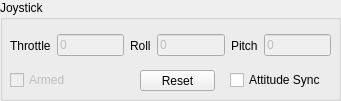
   <widget class="QGroupBox" name="groupBox_2">
    <property name="geometry">
     <rect>
      <x>540</x>
      <y>60</y>
      <width>341</width>
      <height>101</height>
     </rect>
    </property>
    <property name="title">
     <string>Joystick</string>
    </property>
    <widget class="QWidget" name="horizontalLayoutWidget_7">
     <property name="geometry">
      <rect>
       <x>10</x>
       <y>30</y>
       <width>321</width>
       <height>31</height>
      </rect>
     </property>
     <layout class="QHBoxLayout" name="horizontalLayout_7">
      <item>
       <widget class="QLabel" name="label_3">
        <property name="text">
         <string>Throttle</string>
        </property>
       </widget>
      </item>
      <item>
       <widget class="QLineEdit" name="lineTxThrottleSignal">
        <property name="enabled">
         <bool>false</bool>
        </property>
        <property name="text">
         <string>0</string>
        </property>
       </widget>
      </item>
      <item>
       <widget class="QLabel" name="label_5">
        <property name="text">
         <string>Roll</string>
        </property>
       </widget>
      </item>
      <item>
       <widget class="QLineEdit" name="lineTxRollSignal">
        <property name="enabled">
         <bool>false</bool>
        </property>
        <property name="text">
         <string>0</string>
        </property>
       </widget>
      </item>
      <item>
       <widget class="QLabel" name="label_6">
        <property name="text">
         <string>Pitch</string>
        </property>
       </widget>
      </item>
      <item>
       <widget class="QLineEdit" name="lineTxPitchSignal">
        <property name="enabled">
         <bool>false</bool>
        </property>
        <property name="text">
         <string>0</string>
        </property>
       </widget>
      </item>
     </layout>
    </widget>
    <widget class="QCheckBox" name="checkJoySynchAttitude">
     <property name="geometry">
      <rect>
       <x>230</x>
       <y>70</y>
       <width>101</width>
       <height>20</height>
      </rect>
     </property>
     <property name="text">
      <string>Attitude Sync</string>
     </property>
     <property name="checked">
      <bool>false</bool>
     </property>
    </widget>
    <widget class="QPushButton" name="btnResetAttitudeSync">
     <property name="geometry">
      <rect>
       <x>140</x>
       <y>70</y>
       <width>75</width>
       <height>21</height>
      </rect>
     </property>
     <property name="text">
      <string>Reset</string>
     </property>
    </widget>
    <widget class="QCheckBox" name="checkIsJoyArmed">
     <property name="enabled">
      <bool>false</bool>
     </property>
     <property name="geometry">
      <rect>
       <x>10</x>
       <y>70</y>
       <width>101</width>
       <height>20</height>
      </rect>
     </property>
     <property name="text">
      <string>Armed</string>
     </property>
     <property name="checked">
      <bool>false</bool>
     </property>
    </widget>
   </widget>
